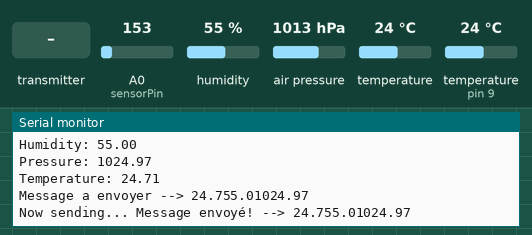
A sketch run on a simulated Arduino Uno, built with avr-gcc and run on an emulated ATmega328P. Shown: the last lines printed to the serial monitor. The test bench sets the inputs (shaded band); at power-on: humidity 55 %, air pressure 1013 hPa, A0 (sensorPin) = 153, temperature 24 °C, temperature (sensor on pin 9) 24 °C.

Above: at 1.2 s.
1.3 s: the transmitter starts sending got_time = 0
At 2.6 s:
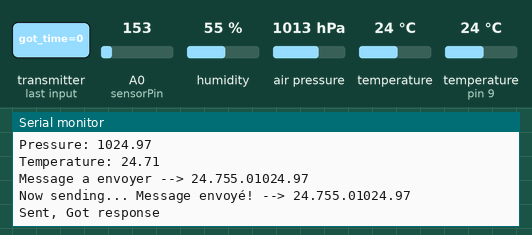
4.3 s: humidity set to 22 %
At 5.6 s:
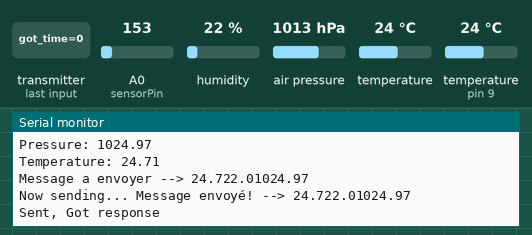
5.8 s: air pressure set to 952 hPa
At 6.6 s:
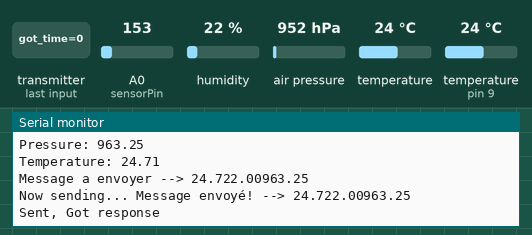
7.3 s: A0 (sensorPin) set to 165
At 8.2 s:
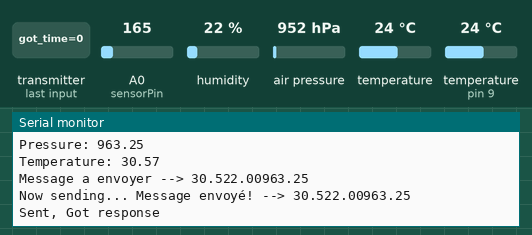
8.8 s: humidity set to 40 %
At 10.2 s:
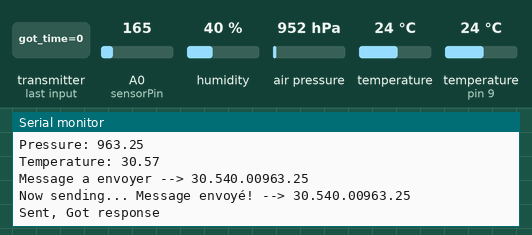
10.3 s: air pressure set to 975 hPa
At 11.2 s:
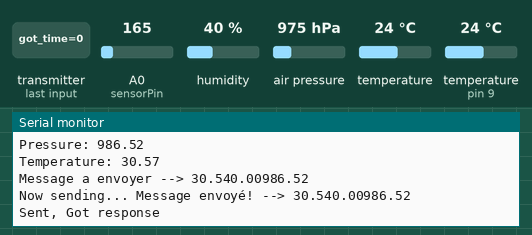
Timing chart, 0 to 12.8 s (numbered marks = the images above; inputs shaded):
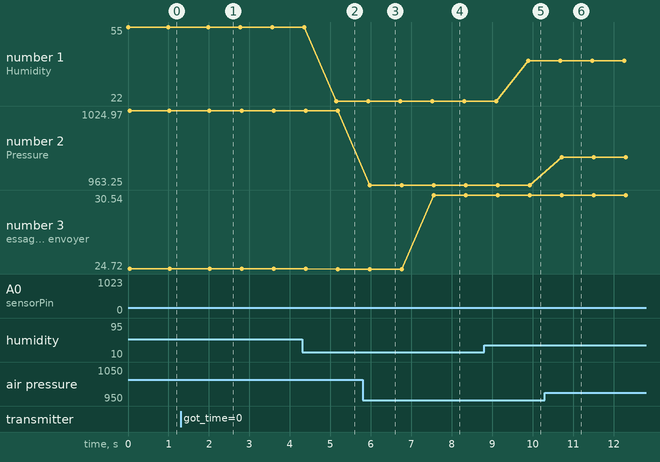

The sketch:

sketch_jan29e.ino
```cpp
#include <SPI.h>
#include <SFE_BMP180.h>
#include <Wire.h>
#include "nRF24L01.h"
#include "RF24.h"
#include "printf.h"
#include "DHT.h"

#define DHTPIN 9 // broche ou l'on a branche le capteur
#define DHTTYPE DHT22 // DHT 22 (AM2302)

#define CE_PIN 7
#define CSN_PIN 8

#define ALTITUDE 99.0 // Altitude du batiment Lavoisier

SFE_BMP180 pressure;
DHT dht(DHTPIN, DHTTYPE);
RF24 radio(CE_PIN, CSN_PIN);

const uint64_t addresses[2] = {0xa1a1a1a1a1, 0xd1d1d1d1d1} ;
bool radioNumber = false;
bool flag = false;
int sensorPin = 0;
int delay_tx = 750;

void setup()
{
  Serial.begin(115200);
  dht.begin();
  printf_begin();

  radio.NRF24Initialization();
  radio.FastresestNRF24();
  radio.setRetries(5,15);

  radio.setDataRate( RF24_250KBPS );
  radio.setChannel(1);
  radio.setPALevel(RF24_PA_MAX);

  if(radioNumber){
    radio.openWritingPipe(addresses[1]);
    radio.openReadingPipe(1,addresses[0]);
  }else{
    radio.openWritingPipe(addresses[0]);
    radio.openReadingPipe(1,addresses[1]);
  }

  radio.startListening();

  if (!pressure.begin()){
    Serial.println("BMP180 init fail!!");
  }
}

void loop(){
// ----------------------------------------------------------------------------------------------------------------------------
//  MESURE DHT22 - Humidité
// ----------------------------------------------------------------------------------------------------------------------------

  float h_dht = mesDHT22_h();

  char humidity[32] = "";

  dtostrf(h_dht, 5, 2, humidity);
  Serial.print(F("Humidity: "));
  Serial.println(humidity);

// ----------------------------------------------------------------------------------------------------------------------------
//  MESURE BMP180 - Pression relative
// ----------------------------------------------------------------------------------------------------------------------------

  float p_bmp = (float)mesBMP180();

  char pressure[32] = "";

  dtostrf(p_bmp, 5, 2, pressure);
  Serial.print(F("Pressure: "));
  Serial.println(pressure);

// ----------------------------------------------------------------------------------------------------------------------------
//  MESURE Température - TMP36
// ----------------------------------------------------------------------------------------------------------------------------

  float t_tmp = mesTMP36();

  char temperature[32] = "";

  dtostrf(t_tmp, 3, 2, temperature);
  Serial.print(F("Temperature: "));
  Serial.println(temperature);

// ----------------------------------------------------------------------------------------------------------------------------
//  CONCATENATION DES DONNEES
// ----------------------------------------------------------------------------------------------------------------------------

  char RF_write[16] = "";

  for(int i = 0; i<16; i++){
    if(i>=0 && i<4){
      RF_write[i] = temperature[i];
    }
    else if(i>=4 && i<8){
      RF_write[i] = humidity[i-4];
    }
    else if(i>=8 && i<15){
      if(p_bmp < 1000){
        if(i == 8){
          RF_write[i] = '0';
        }
        RF_write[i+1] = pressure[i-8];
      }
      else{
        RF_write[i] = pressure[i-8];
      }
    }
    else{

    }
  }

  Serial.print("Message a envoyer --> ");
  Serial.println(RF_write);

// ----------------------------------------------------------------------------------------------------------------------------
//  ENVOI DES DONNEES
// ----------------------------------------------------------------------------------------------------------------------------

  RF_write[sizeof(RF_write) - 1] = 0;
  radio.stopListening();

  Serial.print(F("Now sending... "));

  //for(int j=0; j<10; j++){
    if (!radio.write(&RF_write, sizeof(RF_write))){
      Serial.println(F("failed!"));
      Serial.println();
      flag = true;
    }
    else{
      Serial.print("Message envoyé! --> ");
      Serial.println(RF_write);
      flag = false;
    }
//    delay(5);
//  }

  if(!flag){
    radio.startListening();                                    // Now, continue listening

    unsigned long started_waiting_at = micros();               // Set up a timeout period, get the current microseconds
    boolean timeout = false;                                   // Set up a variable to indicate if a response was received or not

    while (!radio.available()){                             // While nothing is received
      if (micros() - started_waiting_at > 200000 ){
        timeout = true;
        break;
      }
    }

    if (timeout){
      Serial.println(F("Failed, response timed out."));
      Serial.println(F(""));
    }
    else{
      unsigned long got_time;
      radio.read( &got_time, sizeof(unsigned long) );
      unsigned long time = micros();

      Serial.print(F("Sent, "));
      Serial.println(F("Got response "));
      Serial.println(F(""));
    }
  }

  delay(delay_tx);
}

float mesDHT22_h()
{
  float h = dht.readHumidity();     //on lit l'hygrometrie

  if (isnan(h)){
   Serial.println("Failed to read humidity from DHT sensor!");
  }

  return h;
}

float mesDHT22_t()
{
  float t = dht.readTemperature();     //on lit l'hygrometrie

  if (isnan(t))
  {
   Serial.println("Failed to read humidity from DHT sensor!");
  }

  return t;
}

float mesTMP36()
{
    int reading = analogRead(sensorPin);
    float voltage = reading * 5.0;
    voltage /= 1024.0;

    return ((voltage - 0.5) * 100);
}

double mesBMP180()
{
  char status;
  double P,T,p0;

  status = pressure.startTemperature();
  if (status != 0)
  {
    delay(status);
    status = pressure.getTemperature(T);

    if (status != 0)
    {
      status = pressure.startPressure(3);
      if (status != 0)
      {
        delay(status);
        status = pressure.getPressure(P,T);
        if (status != 0)
        {
          p0 = pressure.sealevel(P,ALTITUDE); // we're at 1655 meters (Boulder, CO)
        }
        else Serial.println("error retrieving pressure measurement\n");
      }
      else Serial.println("error starting pressure measurement\n");
    }
    else Serial.println("error retrieving temperature measurement\n");
  }

  return p0;
}
```

Measured:
- after the input at 1.3 s, the serial monitor: prints a new line after 0.72 s (image 1)
- after the input at 4.3 s, the serial monitor: prints a new line after 0.85 s (image 2)
- after the input at 5.8 s, the serial monitor: prints a new line after 0.17 s (image 3)
- after the input at 7.3 s, the serial monitor: prints a new line after 0.26 s (image 4)
- after the input at 8.8 s, the serial monitor: prints a new line after 1.1 s (image 5)
- after the input at 10.3 s, the serial monitor: prints a new line after 0.42 s (image 6)
- plotted number 1: 55 → 22 after the input at 4.3 s, 22 → 40 after the input at 8.8 s
- plotted number 2: 1024.97 → 963.25 after the input at 5.8 s, 963.25 → 986.52 after the input at 10.3 s
